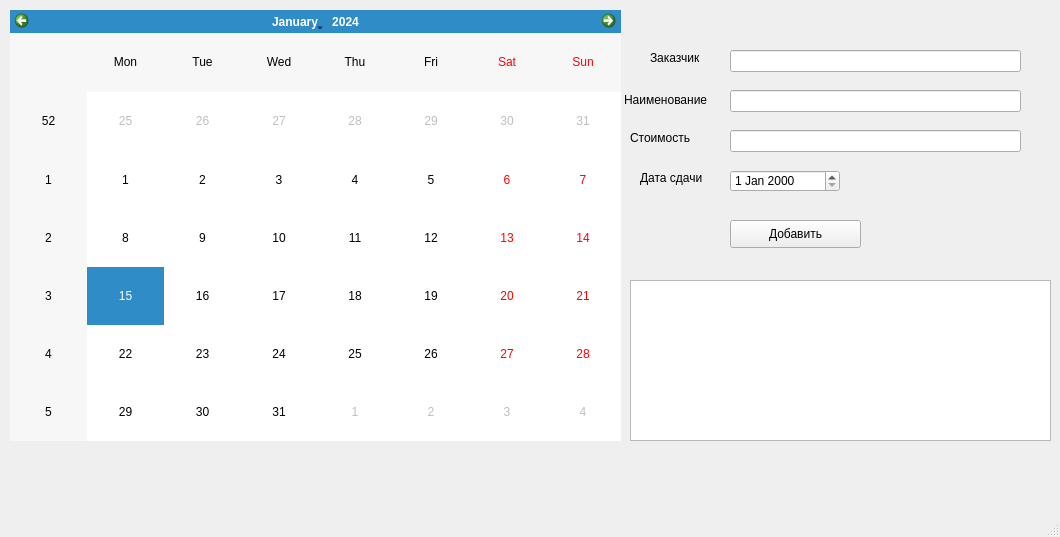
<?xml version="1.0" encoding="UTF-8"?>
<ui version="4.0">
 <class>MainWindow</class>
 <widget class="QMainWindow" name="MainWindow">
  <property name="geometry">
   <rect>
    <x>0</x>
    <y>0</y>
    <width>1060</width>
    <height>537</height>
   </rect>
  </property>
  <property name="windowTitle">
   <string>MainWindow</string>
  </property>
  <widget class="QWidget" name="centralwidget">
   <widget class="QCalendarWidget" name="calendarWidget">
    <property name="geometry">
     <rect>
      <x>10</x>
      <y>10</y>
      <width>611</width>
      <height>431</height>
     </rect>
    </property>
   </widget>
   <widget class="QPushButton" name="pushButton">
    <property name="geometry">
     <rect>
      <x>730</x>
      <y>220</y>
      <width>131</width>
      <height>28</height>
     </rect>
    </property>
    <property name="text">
     <string>Добавить</string>
    </property>
   </widget>
   <widget class="QLabel" name="label">
    <property name="geometry">
     <rect>
      <x>650</x>
      <y>50</y>
      <width>55</width>
      <height>16</height>
     </rect>
    </property>
    <property name="text">
     <string>Заказчик</string>
    </property>
   </widget>
   <widget class="QLineEdit" name="lineEdit">
    <property name="geometry">
     <rect>
      <x>730</x>
      <y>50</y>
      <width>291</width>
      <height>22</height>
     </rect>
    </property>
   </widget>
   <widget class="QLineEdit" name="lineEdit_2">
    <property name="geometry">
     <rect>
      <x>730</x>
      <y>90</y>
      <width>291</width>
      <height>22</height>
     </rect>
    </property>
   </widget>
   <widget class="QLabel" name="label_2">
    <property name="geometry">
     <rect>
      <x>624</x>
      <y>90</y>
      <width>91</width>
      <height>20</height>
     </rect>
    </property>
    <property name="text">
     <string>Наименование</string>
    </property>
   </widget>
   <widget class="QLineEdit" name="lineEdit_3">
    <property name="geometry">
     <rect>
      <x>730</x>
      <y>130</y>
      <width>291</width>
      <height>22</height>
     </rect>
    </property>
   </widget>
   <widget class="QLabel" name="label_3">
    <property name="geometry">
     <rect>
      <x>630</x>
      <y>130</y>
      <width>71</width>
      <height>16</height>
     </rect>
    </property>
    <property name="text">
     <string>Стоимость</string>
    </property>
   </widget>
   <widget class="QLabel" name="label_4">
    <property name="geometry">
     <rect>
      <x>640</x>
      <y>170</y>
      <width>71</width>
      <height>16</height>
     </rect>
    </property>
    <property name="text">
     <string>Дата сдачи</string>
    </property>
   </widget>
   <widget class="QDateEdit" name="dateEdit">
    <property name="geometry">
     <rect>
      <x>730</x>
      <y>170</y>
      <width>110</width>
      <height>22</height>
     </rect>
    </property>
   </widget>
   <widget class="QTableWidget" name="tableWidget">
    <property name="geometry">
     <rect>
      <x>630</x>
      <y>280</y>
      <width>421</width>
      <height>161</height>
     </rect>
    </property>
   </widget>
  </widget>
  <widget class="QMenuBar" name="menubar">
   <property name="geometry">
    <rect>
     <x>0</x>
     <y>0</y>
     <width>1060</width>
     <height>26</height>
    </rect>
   </property>
  </widget>
  <widget class="QStatusBar" name="statusbar"/>
 </widget>
 <resources/>
 <connections/>
</ui>
